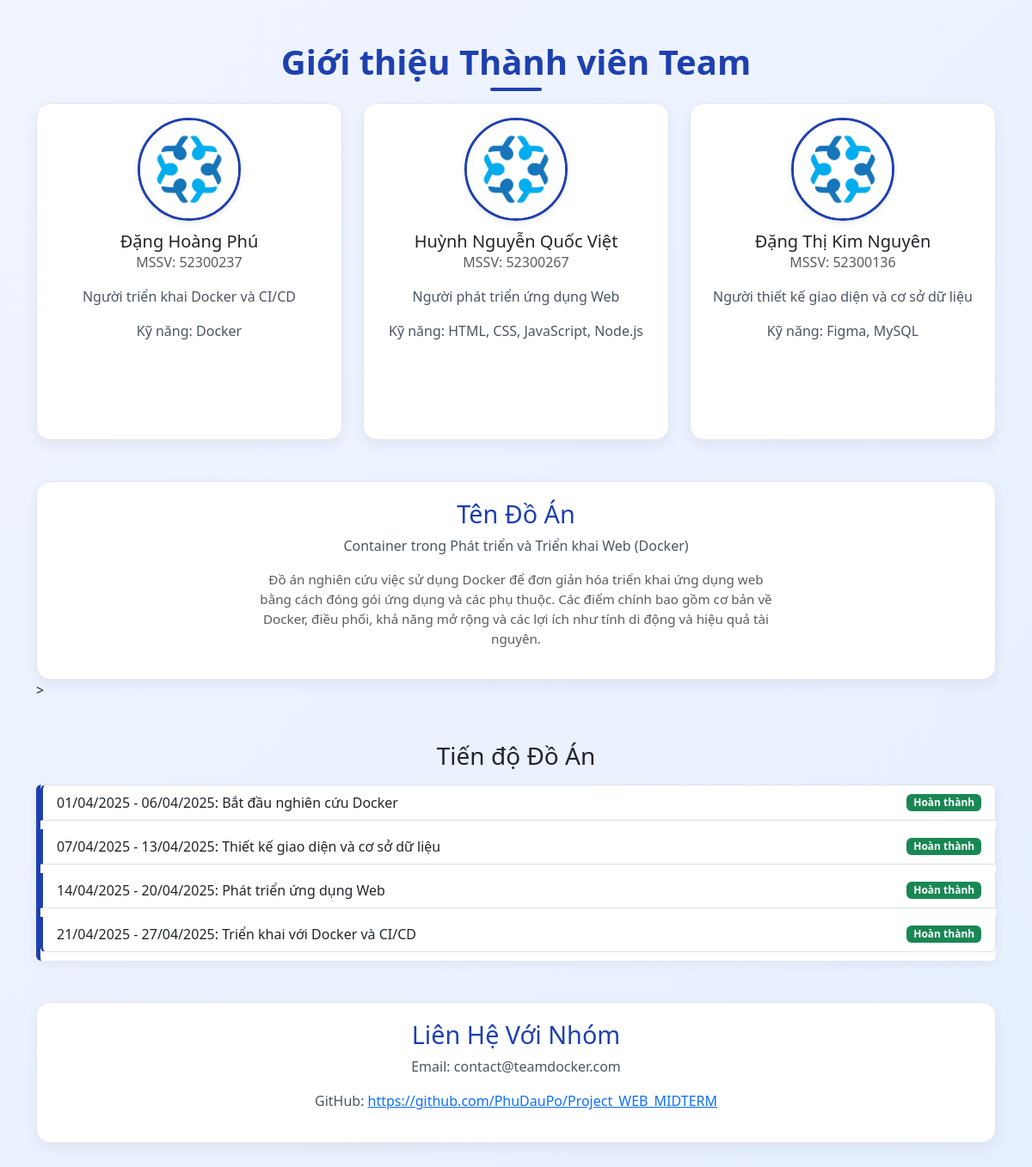
Page /app/index.php on the committed database.
### tables this page shows
CREATE TABLE members (
    id INT AUTO_INCREMENT PRIMARY KEY,
    name VARCHAR(255) NOT NULL,
    mssv VARCHAR(20) NOT NULL,
    role VARCHAR(255) NOT NULL,
    skills VARCHAR(255) NOT NULL,
    email VARCHAR(255) NOT NULL,
    github VARCHAR(255) NOT NULL
);

CREATE TABLE project (
    id INT AUTO_INCREMENT PRIMARY KEY,
    title VARCHAR(255) NOT NULL,
    description TEXT NOT NULL
);

CREATE TABLE timeline (
    id INT AUTO_INCREMENT PRIMARY KEY,
    start_date DATE NOT NULL,
    end_date DATE NOT NULL,
    description VARCHAR(255) NOT NULL,
    status VARCHAR(50) NOT NULL
);

CREATE TABLE contact (
    id INT AUTO_INCREMENT PRIMARY KEY,
    email VARCHAR(255) NOT NULL,
    github VARCHAR(255) NOT NULL
);

### app/index.php (the view, shortened to what this page needs)
<?php include 'db.php'; ?>
<!DOCTYPE html>
<html lang="vi">
<head>
  <link rel="stylesheet" href="css/styles.css">
  <link href="https://cdn.jsdelivr.net/npm/bootstrap@5.3.3/dist/css/bootstrap.min.css" rel="stylesheet">
</head>
<body>
  <div class="container py-5">
    <h1 class="text-center mb-4 header-title">Giới thiệu Thành viên Team</h1>
    <div class="row row-cols-1 row-cols-md-3 g-4">
      <?php
        $sql = "SELECT * FROM members";
        $result = $conn->query($sql);
        while($row = $result->fetch_assoc()):
      ?>
        <div class="col">
          <div class="member-card h-100 text-center p-3">
            <img src="images/avatar.jpg" alt="Team Avatar" class="avatar-img">
            <h5 class="card-title"><?= $row['name'] ?></h5>
            <p class="card-text text-muted">MSSV: <?= $row['mssv'] ?></p>
            <p class="card-text"><?= $row['role'] ?></p>
            <p class="card-text">Kỹ năng: <?= $row['skills'] ?></p>
          </div>
        </div>
      <?php endwhile; ?>
    </div>
    <div class="project-section text-center mt-5">
      <?php
        $project = $conn->query("SELECT * FROM project WHERE id=1")->fetch_assoc();
      ?>
      <h3>Tên Đồ Án</h3>
      <p><?= $project['title'] ?></p>
      <p class="text-muted mx-auto" style="max-width: 600px;">
        <?= $project['description'] ?>
      </p>
    </div>
>
    <div class="mt-5">
      <h3 class="text-center mb-3">Tiến độ Đồ Án</h3>
      <ul class="list-group timeline-section">
        <?php
          $timeline = $conn->query("SELECT * FROM timeline ORDER BY start_date ASC");
          while($row = $timeline->fetch_assoc()):
        ?>
          <li class="list-group-item d-flex justify-content-between align-items-center">
            <span><?= date('d/m/Y', strtotime($row['start_date'])) ?> - <?= date('d/m/Y', strtotime($row['end_date'])) ?>: <?= $row['description'] ?></span>
            <span class="badge bg-success"><?= $row['status'] ?></span>
          </li>
        <?php endwhile; ?>
      </ul>
    </div>
    <div class="team-contact text-center mt-5">
      <?php
        $contact = $conn->query("SELECT * FROM contact WHERE id=1")->fetch_assoc();
      ?>
      <h3>Liên Hệ Với Nhóm</h3>
      <p>Email: <?= $contact['email'] ?></p>
      <p>GitHub: <a href="<?= $contact['github'] ?>" class="text-primary" target="_blank"><?= $contact['github'] ?></a></p>
    </div>
  </div>
</body>
</html>

### app/css/styles.css (style rules this page uses)
body { font-family: 'Inter', sans-serif; background: linear-gradient(135deg, #f0f4ff 0%, #e6efff 100%); margin: 0; padding: 0; }
.header-title { position: relative; color: #1e40af; text-align: center; font-weight: bold; font-size: 2.5rem; margin-bottom: 30px; }
.header-title::after { content: ''; position: absolute; width: 60px; height: 4px; background: #1e40af; bottom: -10px; left: 50%; transform: translateX(-50%); border-radius: 2px; }
.member-card { transition: all 0.4s ease-in-out; border: 1px solid #e5e7eb; border-radius: 16px; overflow: hidden; background-color: white; box-shadow: 0 6px 16px rgba(0, 0, 0, 0.06); padding: 16px; position: relative; }
.member-card img { width: 120px; height: 120px; border-radius: 50%; object-fit: cover; border: 3px solid #1e40af; margin-bottom: 12px; transition: transform 0.3s ease; }
.project-section { background: #ffffff; border-radius: 16px; box-shadow: 0 6px 16px rgba(0, 0, 0, 0.06); padding: 20px; margin-top: 40px; border: 1px solid #e5e7eb; }
.project-section .text-muted { font-size: 0.95rem; color: #6b7280; }
.team-contact { background: #ffffff; border-radius: 16px; box-shadow: 0 6px 16px rgba(0, 0, 0, 0.06); padding: 20px; margin-top: 40px; border: 1px solid #e5e7eb; }
.team-intro, .timeline-section { background: #ffffff; border-radius: 12px; box-shadow: 0 4px 12px rgba(0, 0, 0, 0.05); border-left: 5px solid #1e40af; }
.timeline-section .list-group-item { border-left: 3px solid #1e40af; margin-bottom: 10px; transition: background 0.3s ease; }
a { color: #1e40af; text-decoration: none; }
.avatar-img { width: 60px; height: 60px; object-fit: cover; border: 2px solid #1e40af; box-shadow: 0 2px 6px rgba(0, 0, 0, 0.1); display: block; margin: 0 auto 12px; transition: transform 0.3s ease, box-shadow 0.3s ease; border-radius: 50%; }
.text-center h3 { color: #1e40af; font-size: 1.8rem; }
.text-center p { font-size: 1rem; color: #4b5563; }
.text-muted { color: #6b7280; font-size: 0.95rem; }
.header-title { font-size: 2.5rem; font-weight: bold; color: #1e40af; text-align: center; margin-bottom: 30px; }

### rows in the picture
members: name "Đặng Hoàng Phú", mssv "52300237", role "Người triển khai Docker và CI/CD", skills "Docker"
members: name "Huỳnh Nguyễn Quốc Việt", mssv "52300267", role "Người phát triển ứng dụng Web", skills "HTML, CSS, JavaScript, Node.js"
members: name "Đặng Thị Kim Nguyên", mssv "52300136", role "Người thiết kế giao diện và cơ sở dữ liệu", skills "Figma, MySQL"
project: title "Container trong Phát triển và Triển khai Web (Docker)", description "Đồ án nghiên cứu việc sử dụng Docker để đơn giản hóa triển khai ứng dụng web bằng cách đóng gói ứng dụng và các phụ thuộc. Các điểm chính bao gồm cơ bản về Docker, điều phối, khả năng mở rộng và các lợi ích như tính di động và hiệu quả tài nguyên."
timeline: start_date "01/04/2025", end_date "06/04/2025", description "Bắt đầu nghiên cứu Docker", status "Hoàn thành"
timeline: start_date "07/04/2025", end_date "13/04/2025", description "Thiết kế giao diện và cơ sở dữ liệu", status "Hoàn thành"
timeline: start_date "14/04/2025", end_date "20/04/2025", description "Phát triển ứng dụng Web", status "Hoàn thành"
timeline: start_date "21/04/2025", end_date "27/04/2025", description "Triển khai với Docker và CI/CD", status "Hoàn thành"
contact: email "contact@teamdocker.com", github "https://github.com/PhuDauPo/Project_WEB_MIDTERM"
